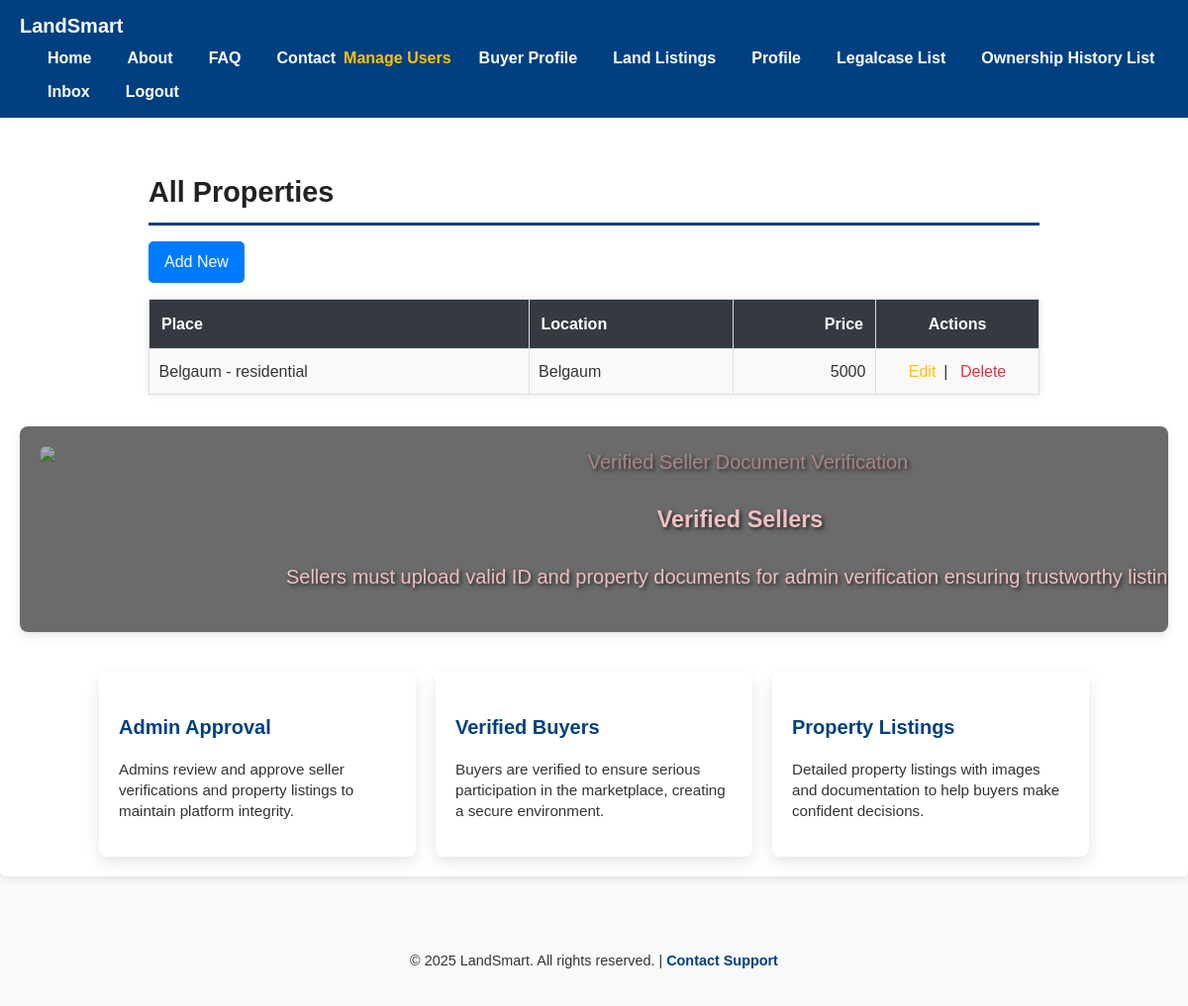
/land/list/ (signed in), run on the app's committed database.
### accounts/models.py (models this page shows, shortened)
class LandProperty(models.Model):
    sellers = models.ManyToManyField('SellerProfile')
    place = models.ForeignKey(
        'LandRecord',
        on_delete=models.SET_NULL,
        null=True,
        related_name='properties_by_place'
    )
    land_record = models.ForeignKey(
        LandRecord,
        on_delete=models.CASCADE,
        related_name='properties_by_record',
        blank=True, null=True
    )
    location = models.CharField(max_length=255)
    map_url = models.URLField(blank=True, null=True)
    latitude = models.FloatField()
    longitude = models.FloatField()
    is_ekhata_registered = models.BooleanField(default=False)
    land_use_type = models.CharField(
        max_length=50,
        choices=[
            ('agriculture', 'Agriculture'),
            ('residential', 'Residential'),
            ('other', 'Other'),
        ]
    )
    expected_price = models.PositiveIntegerField()
    description = models.TextField()
    is_sold = models.BooleanField(default=False)
    registration_number = models.CharField(max_length=100, blank=True, null=True)
    last_tax_paid_receipt = models.FileField(upload_to='tax_receipts/', blank=True, null=True)

class LandRecord(models.Model):
    LAND_TYPE_CHOICES = [
        ('agriculture', 'Agriculture'),
        ('residential', 'Residential'),
        ('industrial', 'Industrial'),
        ('commercial', 'Commercial'),
        ('other', 'Other'),
    ]
    place = models.CharField(max_length=100)
    area = models.CharField(max_length=100)
    land_type = models.CharField(max_length=50, choices=LAND_TYPE_CHOICES)
    def __str__(self):
        return f"{self.place} - {self.land_type}"

### accounts/views.py (the view)
    def _wrapped_view(request, *args, **kwargs):
        if not request.user.is_authenticated:
            return redirect('login')
        if not hasattr(request.user, 'sellerprofile') or not request.user.sellerprofile.verified_by_admin:
            messages.error(request, "Access denied. Admin verification required.")
            return redirect('home')
        return view_func(request, *args, **kwargs)

### accounts/views.py (called while the page is built)
def verified_user_required(view_func):
    def _wrapped_view(request, *args, **kwargs):
        if not request.user.is_authenticated:
            return redirect('login')
        if not hasattr(request.user, 'sellerprofile') or not request.user.sellerprofile.verified_by_admin:
            messages.error(request, "Access denied. Admin verification required.")
            return redirect('home')
        return view_func(request, *args, **kwargs)
    return _wrapped_view

@login_required
@verified_user_required
def landproperty_list(request):
    properties = LandProperty.objects.all()
    return render(request, 'land/landproperty_list.html', {'properties': properties})

### templates/land/landproperty_list.html
{% extends 'base.html' %}
{% block content %}
<div style="max-width: 900px; margin: 2rem auto; font-family: Arial, sans-serif;">
  <h2 style="color: #222; margin-bottom: 1rem;">All Properties</h2>
  <a href="{% url 'landproperty_create' %}"
     style="display: inline-block; background-color: #007bff; color: white; padding: 0.5rem 1rem; border-radius: 5px; text-decoration: none; margin-bottom: 1rem;">
    Add New
  </a>
  <table style="width: 100%; border-collapse: collapse; box-shadow: 0 0 8px rgba(0,0,0,0.1);">
    <thead style="background-color: #343a40; color: white;">
      <tr>
        <th style="padding: 0.75rem; border: 1px solid #ddd; text-align: left;">Place</th>
        <th style="padding: 0.75rem; border: 1px solid #ddd; text-align: left;">Location</th>
        <th style="padding: 0.75rem; border: 1px solid #ddd; text-align: right;">Price</th>
        <th style="padding: 0.75rem; border: 1px solid #ddd; text-align: center; width: 140px;">Actions</th>
      </tr>
    </thead>
    <tbody>
      {% for property in properties %}
      <tr style="background-color: {% cycle '#f9f9f9' '#ffffff' %};">
        <td style="padding: 0.6rem; border: 1px solid #ddd;">{{ property.place }}</td>
        <td style="padding: 0.6rem; border: 1px solid #ddd;">{{ property.location }}</td>
        <td style="padding: 0.6rem; border: 1px solid #ddd; text-align: right;">{{ property.expected_price }}</td>
        <td style="padding: 0.6rem; border: 1px solid #ddd; text-align: center;">
          {% if user.is_staff %}
            <a href="{% url 'landproperty_update' property.pk %}"
              style="color: #ffc107; text-decoration: none; margin-right: 0.5rem;"
              title="Edit">Edit</a>|
            <a href="{% url 'landproperty_delete' property.pk %}"
              style="color: #dc3545; text-decoration: none; margin-left: 0.5rem;"
              title="Delete">Delete</a>
          {% else %}
              <p>Only Admin</p>
          {% endif %}
        </td>
      </tr>
      {% empty %}
      <tr>
        <td colspan="4" style="padding: 1rem; border: 1px solid #ddd; text-align: center; color: #777;">
          No properties found.
        </td>
      </tr>
      {% endfor %}
    </tbody>
  </table>
</div>
{% endblock %}

### templates/base.html (style rules this page uses)
:root { --primary-color: #004080; --primary-light: #0059b3; --text-color: #333; --bg-color: #f9f9f9; --card-shadow: rgba(0,0,0,0.1); --card-shadow-hover: rgba(0,0,0,0.15); }
body { font-family: Arial, sans-serif; margin: 0; padding: 0; background: var(--bg-color); color: var(--text-color); line-height: 1.6; }
a, button { transition: color 0.3s ease, background-color 0.3s ease; }
h2 { color: var(--primary-color); border-bottom: 3px solid var(--primary-color); padding-bottom: 8px; margin-bottom: 15px; font-size: 1.8rem; }

### data on the page
LandProperty: place "Belgaum - residential", location "Belgaum", expected_price "5000"
